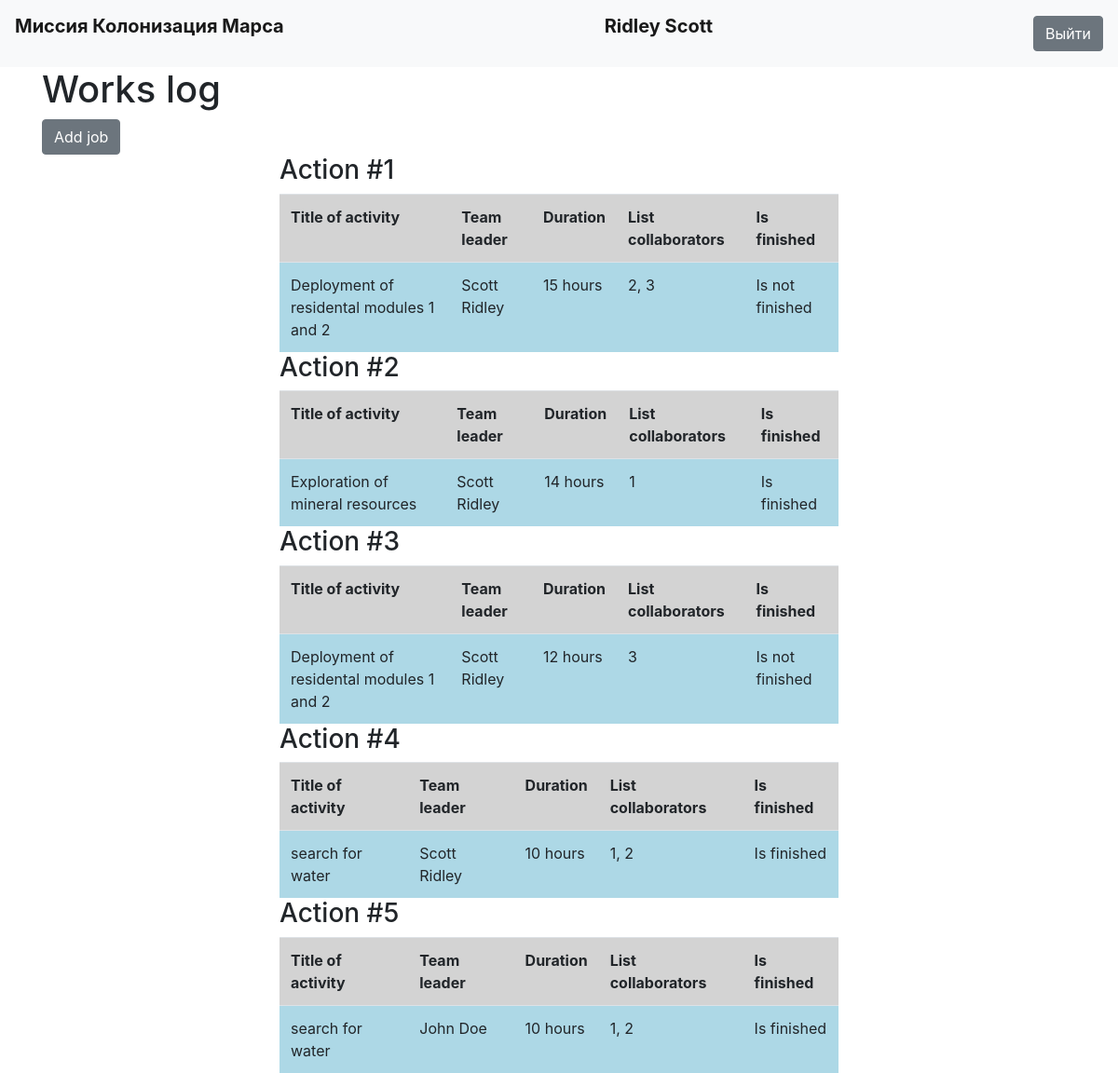
The page / (signed in) on the database its author committed.
### data/users.py (models this page shows, shortened)
class User(SqlAlchemyBase, UserMixin):
    __tablename__ = 'users'
    id = sqlalchemy.Column(sqlalchemy.Integer,
                           primary_key=True, autoincrement=True)
    surname = sqlalchemy.Column(sqlalchemy.String, nullable=True)
    name = sqlalchemy.Column(sqlalchemy.String, nullable=True)
    age = sqlalchemy.Column(sqlalchemy.Integer, nullable=True)
    position = sqlalchemy.Column(sqlalchemy.String, nullable=True)
    speciality = sqlalchemy.Column(sqlalchemy.String, nullable=True)
    address = sqlalchemy.Column(sqlalchemy.String, nullable=True)
    email = sqlalchemy.Column(sqlalchemy.String,
                              index=True, unique=True, nullable=True)
    hashed_password = sqlalchemy.Column(sqlalchemy.String, nullable=True)

### data/jobs.py (models this page shows)
class Jobs(SqlAlchemyBase):
    __tablename__ = 'jobs'
    user_id = sqlalchemy.Column(sqlalchemy.Integer,
                                primary_key=True, autoincrement=True)
    activity = sqlalchemy.Column(sqlalchemy.String, nullable=True)
    team_leader = sqlalchemy.Column(sqlalchemy.Integer, sqlalchemy.ForeignKey("users.id"), nullable=True)
    work_size = sqlalchemy.Column(sqlalchemy.Integer, nullable=True)
    collaborators = sqlalchemy.Column(sqlalchemy.String, nullable=True)
    is_finished = sqlalchemy.Column(sqlalchemy.Boolean, nullable=True)

### jobs.py (the view)
@app.route('/', methods=['GET', 'POST'])
def index():
    db_session.global_init("db/users.db")
    db_sess = db_session.create_session()
    jobs = db_sess.query(Jobs)
    users = db_sess.query(User)
    return render_template("index.html", jobs=jobs, users=users)

### data/db_session.py (called while the page is built, shortened)
def global_init(db_file):
    global __factory
    if __factory:
        return

def create_session() -> Session:
    global __factory
    return __factory()

### jobs.py (called while the page is built)
@login_manager.user_loader
def load_user(user_id):
    db_session.global_init("db/users.db")
    db_sess = db_session.create_session()
    return db_sess.query(User).get(user_id)

### templates/index.html
{% extends "base.html" %}
{% block content %}
<h1>Works log</h1>
<a class="btn btn-secondary" href="/add_job">Add job</a>
{% for item in jobs%}
<div class="table">
    <h3>Action #{{loop.index}}</h3>
    <table>
        <tr>
            <th>Title of activity</th>
            <th>Team leader</th>
            <th>Duration</th>
            <th>List collaborators</th>
            <th>Is finished</th>
        </tr>
        <tr>
            <td>{{item.activity}}</td>
            <td>{{users[item.team_leader - 1].surname}} {{users[item.team_leader - 1].name}}</td>
            <td>{{item.work_size}} hours</td>
            <td>{{item.collaborators}}</td>
            {% if item.is_finished == 1 %}
            <td>Is finished</td>
            {% else %}
            <td>Is not finished</td>
            {% endif %}
        </tr>
    </table>
</div>
{% endfor %}
{% endblock %}

### templates/base.html (shortened to what this page needs)
<!doctype html>
<html lang="en">
<head>
    <link rel="stylesheet"
          href="https://stackpath.bootstrapcdn.com/bootstrap/4.4.1/css/bootstrap.min.css"
>
    <link rel="stylesheet" type="text/css" href="{{ url_for('static', filename='css/style.css') }}" />
</head>
<body>
<header>
    <nav class="navbar navbar-light bg-light">
        <p class="navbar-brand"><strong>Миссия Колонизация Марса</strong></p>
        {% if current_user.is_authenticated %}
        <p class="navbar-brand"><strong>{{ current_user.name }} {{ current_user.surname }}</strong></p>
        <a class="btn btn-secondary" href="/logout">Выйти</a>
        {% else %}
        <p>
            <a class="btn btn-primary " href="/register">Зарегистрироваться</a>
            <a class="btn btn-success" href="/login">Войти</a>
        </p>
        {% endif %}
    </nav>
</header>
<main role="main" class="container">
    {% block content %}{% endblock %}
</main>
</body>
</html>

### static/css/style.css (style rules this page uses)
.table { width: 600px; margin: 0 auto; }
tr { background: lightgray; }
td { background-color: lightblue; }

### rows shown on the page
User: name "Ridley", surname "Scott"
Jobs: activity "Deployment of residental modules 1 and 2", team_leader.surname "Scott", team_leader.name "Ridley", work_size "15", collaborators "2, 3", is_finished "Is not finished"
Jobs: activity "Exploration of mineral resources", team_leader.surname "Scott", team_leader.name "Ridley", work_size "14", collaborators "1", is_finished "Is finished"
Jobs: activity "Deployment of residental modules 1 and 2", team_leader.surname "Scott", team_leader.name "Ridley", work_size "12", collaborators "3", is_finished "Is not finished"
Jobs: activity "search for water", team_leader.surname "Scott", team_leader.name "Ridley", work_size "10", collaborators "1, 2", is_finished "Is finished"
Jobs: activity "search for water", team_leader.surname "John", team_leader.name "Doe", work_size "10", collaborators "1, 2", is_finished "Is finished"
